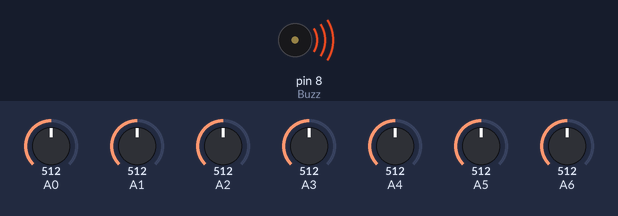
A sketch run on a simulated Arduino Nano, built with avr-gcc and run on an emulated ATmega328P. Shown: buzzer (waves = sounding). Inputs (shaded band) come from the test bench; at power-on: A0 = 512, A1 = 512, A2 = 512, A3 = 512, A4 = 512, A5 = 512, A6 = 512.

Above: at 0.1 s.
Timing chart, 0 to 1.6 s (numbered marks = the images above):
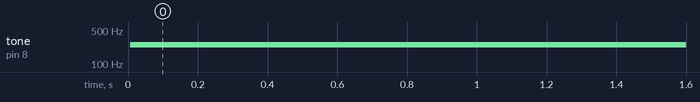

Measured:
- by itself, tone on pin 8 (Buzz): silent → 247 Hz at 0.01 s

The sketch:

keyboard-test.ino
```cpp
#define NOTE_B0  31
#define NOTE_C1  33
#define NOTE_CS1 35
#define NOTE_D1  37
#define NOTE_DS1 39
#define NOTE_E1  41
#define NOTE_F1  44
#define NOTE_FS1 46
#define NOTE_G1  49
#define NOTE_GS1 52
#define NOTE_A1  55
#define NOTE_AS1 58
#define NOTE_B1  62
#define NOTE_C2  65
#define NOTE_CS2 69
#define NOTE_D2  73
#define NOTE_DS2 78
#define NOTE_E2  82
#define NOTE_F2  87
#define NOTE_FS2 93
#define NOTE_G2  98
#define NOTE_GS2 104
#define NOTE_A2  110
#define NOTE_AS2 117
#define NOTE_B2  123
#define NOTE_C3  131
#define NOTE_CS3 139
#define NOTE_D3  147
#define NOTE_DS3 156
#define NOTE_E3  165
#define NOTE_F3  175
#define NOTE_FS3 185
#define NOTE_G3  196
#define NOTE_GS3 208
#define NOTE_A3  220
#define NOTE_AS3 233
#define NOTE_B3  247
#define NOTE_C4  262
#define NOTE_CS4 277
#define NOTE_D4  294
#define NOTE_DS4 311
#define NOTE_E4  330
#define NOTE_F4  349
#define NOTE_FS4 370
#define NOTE_G4  392
#define NOTE_GS4 415
#define NOTE_A4  440
#define NOTE_AS4 466
#define NOTE_B4  494
#define NOTE_C5  523
#define NOTE_CS5 554
#define NOTE_D5  587
#define NOTE_DS5 622
#define NOTE_E5  659
#define NOTE_F5  698
#define NOTE_FS5 740
#define NOTE_G5  784
#define NOTE_GS5 831
#define NOTE_A5  880
#define NOTE_AS5 932
#define NOTE_B5  988
#define NOTE_C6  1047
#define NOTE_CS6 1109
#define NOTE_D6  1175
#define NOTE_DS6 1245
#define NOTE_E6  1319
#define NOTE_F6  1397
#define NOTE_FS6 1480
#define NOTE_G6  1568
#define NOTE_GS6 1661
#define NOTE_A6  1760
#define NOTE_AS6 1865
#define NOTE_B6  1976
#define NOTE_C7  2093
#define NOTE_CS7 2217
#define NOTE_D7  2349
#define NOTE_DS7 2489
#define NOTE_E7  2637
#define NOTE_F7  2794
#define NOTE_FS7 2960
#define NOTE_G7  3136
#define NOTE_GS7 3322
#define NOTE_A7  3520
#define NOTE_AS7 3729
#define NOTE_B7  3951
#define NOTE_C8  4186
#define NOTE_CS8 4435
#define NOTE_D8  4699
#define NOTE_DS8 4978


const int Buzz = 8;


void setup(){
 //Serial.begin(9600);
// Declare the buzzer
  pinMode(Buzz, OUTPUT);

}

void loop(){
  /*
 Serial.print("Analog 0: ");
 Serial.println(analogRead(0));
 Serial.print("Analog 0: ");
 Serial.println(analogRead(0));
 Serial.print("Analog 0: ");
 Serial.println(analogRead(0));
 Serial.print("Analog 0: ");
 Serial.println(analogRead(0));
 Serial.println(" ");

 Serial.print("Analog 1: ");
 Serial.println(analogRead(1));
 Serial.print("Analog 1: ");
 Serial.println(analogRead(1));
 Serial.print("Analog 1: ");
 Serial.println(analogRead(1));
 Serial.print("Analog 1: ");
 Serial.println(analogRead(1));
 Serial.println(" ");
 */


// Keyboard
 if( ((analogRead(0)+analogRead(0)+analogRead(0)+analogRead(0))/4) <=1019){
  tone(Buzz, NOTE_C3, 150);
 }

 if( ((analogRead(1)+analogRead(1)+analogRead(1)+analogRead(1))/4)<= 1019){
   tone(Buzz, NOTE_D3, 150);
 }

if( ((analogRead(2)+analogRead(2)+analogRead(2)+analogRead(2))/4)<= 1019){
   tone(Buzz, NOTE_E3, 150);
 }

if( ((analogRead(3)+analogRead(3)+analogRead(3)+analogRead(3))/4)<= 1019){
   tone(Buzz, NOTE_F3, 150);
 }

if( ((analogRead(4)+analogRead(4)+analogRead(4)+analogRead(4))/4)<= 1019){
   tone(Buzz, NOTE_G3, 150);
 }

if( ((analogRead(5)+analogRead(5)+analogRead(5)+analogRead(5))/4)<= 1019){
   tone(Buzz, NOTE_A3, 150);
 }

if( ((analogRead(6)+analogRead(6))/2)<= 1019){
   tone(Buzz, NOTE_B3, 150);
 }


}
```
